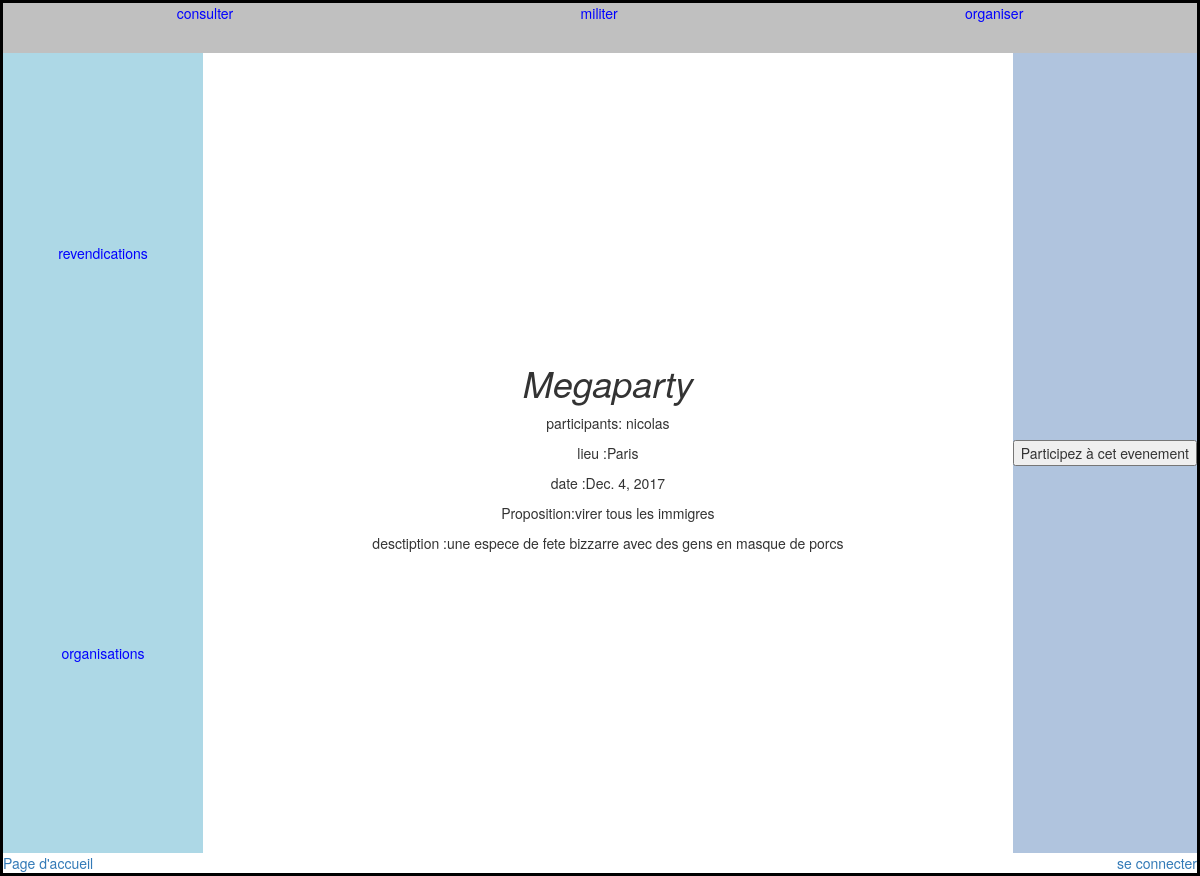
Page /revendication/detail_evenement/5 on the committed database.
### revendication/models.py (models this page shows, shortened)
class Evenement (models.Model):
    titre = models.CharField(max_length = 10000, null = True)
    lieu = models.ForeignKey (Lieu, null=True)
    date = models.DateField (null=True)
    description = models.CharField(max_length = 10000, null = True)
    proposition = models.ForeignKey (Proposition, null=True)
    participants= models.ManyToManyField(User, through= "Soutien", null =True)
    def __str__(self):
        return self.titre
    def __createur(self):
        soutien = Soutien.objects.get(evenement=self, lien = 'CR')
        return soutien.user
    createur = property(__createur)
    def __soutiens(self):
        soutiens = Soutien.objects.filter(evenement=self, lien = 'SO')
    soutiens = property(__soutiens)
    def __nb_participant(self):
        return Soutien.objects.filter(evenement=self).count()
    nb_participant = property(__nb_participant)

class Soutien(models.Model):
    CHOIX_LIEN= (
                ('CR' , 'createur'),
                ('SO', 'soutien')
    )
    propositions = models.ForeignKey(Proposition, null =True)
    user = models.ForeignKey(User, null=True)
    lien = models.CharField(max_length =2, choices= CHOIX_LIEN)
    date = models.DateField("Date création soutien", auto_now=True)
    evenement = models.ForeignKey(Evenement, null = True)
    organisation = models.ForeignKey(Organisation, null = True)
    petition = models.ForeignKey(Petition, null = True)
    competence = models.ForeignKey(Competence, null = True)

class Lieu (models.Model):
    pays = models.CharField(max_length=200)
    region = models.CharField(max_length=200)
    ville = models.CharField(max_length=200)
    def __str__(self):
        return self.ville

class Proposition(models.Model):
    ennonce = models.CharField(max_length=200, null=True)
    date_creation = models.DateField (default= timezone.now, null=True)
    categorie =  models.ForeignKey(Theme, null=True, blank = True)
    supporter = models.ManyToManyField(User, through= "Soutien", null =True)
    champ_lexical = models.CharField (max_length = 100000, default = "vide", null = True)
    def __str__(self):
        return self.ennonce

### revendication/views.py (the view)
# urls.py: url(r'^detail_evenement/(\d+)$', views.detail_evenement, name = 'detail_evenement'),
def detail_evenement(request, id_evenement):
	try:
		evenement = Evenement.objects.get(id = id_evenement)
	except Evenement.DoesNotExist:
		raise Http404
	participants= Soutien.objects.filter(evenement = evenement, lien= 'SO')
	print ("l'evenement est {}".format(evenement))
	return render(request, 'revendications/detail_evenement.html', {'evenement': evenement, 'participants':participants})

### revendication/templates/revendications/detail_evenement.html (shortened to what this page needs)
{% extends "revendications/consult_revendications.html" %}
{% load static %}
{% block barre_de_gauche %}
    <a href="{% url 'consult_revendications' %}" style="color:blue;"  >  revendications </a>
    <a href="{% url 'consult_organisations' %}" style="color:blue;"  >  organisations </a>
{% endblock %}
{% block barre_centrale %}
            <h1>{{evenement.titre}}</h1>
            <p> participants: {%for participant in participants %} {{participant.user}}   {% endfor %}</p>
            <p>lieu :{{evenement.lieu}}</p>
             <p>date :{{evenement.date}}</p>
            <p>Proposition:{{evenement.proposition}}</p>
             <p>desctiption :{{evenement.description}}</p>
{% endblock %}
{%block barre_de_droite%}
        <INPUT TYPE="button" NAME="participer" VALUE="Participez à cet evenement" onclick = "document.location.href = 'http://localhost:8000/revendication/participer_a_un_evenement.html?id_evenement={{evenement.id}}'">
{% endblock %}

### revendication/static/css/accueil.css (style rules this page uses)
h1 { display: flex; justify-content: center; background-color: transparent; border-color: blue; color: maroon; cursor: w-resize; font-style: italic; font-weight: 500; text-align: center; text-transform: capitalize; }
body { border: 3px solid black; }

### rows in the picture
Evenement: titre "Megaparty", lieu "Paris", date "Dec. 4, 2017", proposition "virer tous les immigres", description "une espece de fete bizzarre avec des gens en masque de porcs"
Soutien: user "nicolas"
